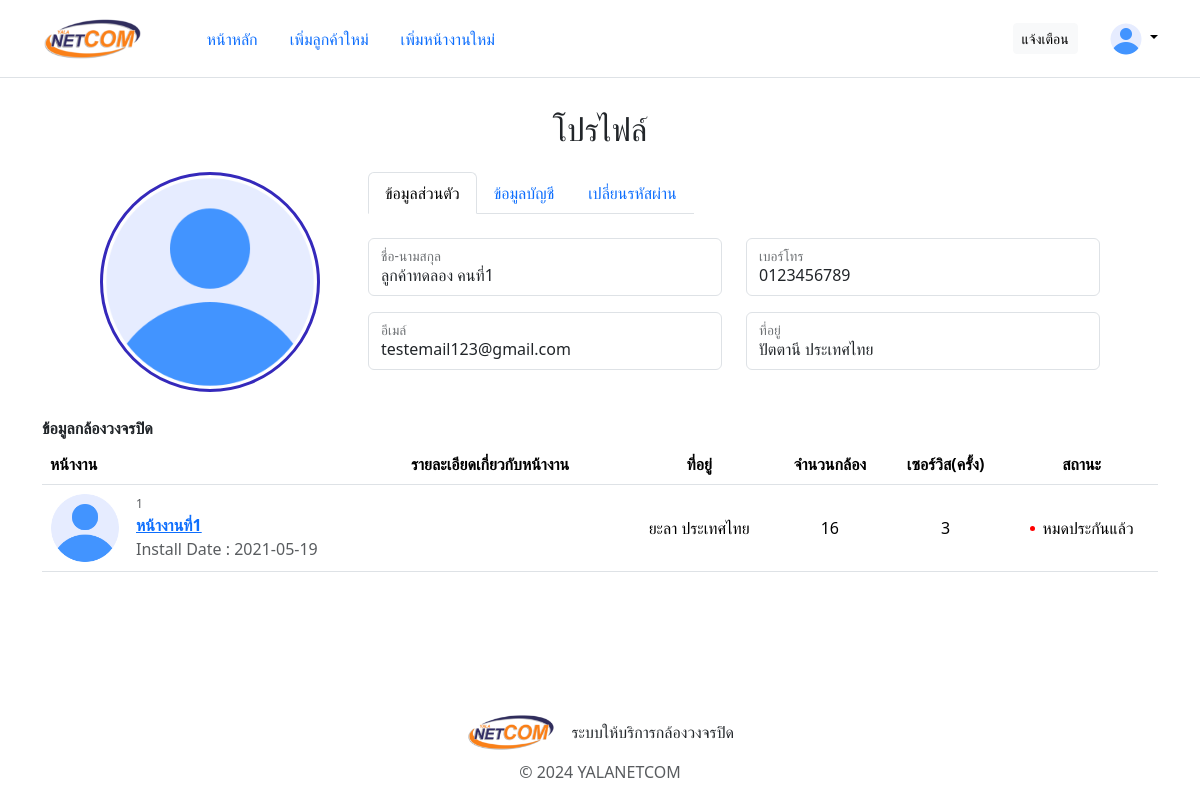
Before: /template/profile?user-id=3 (signed in) with the older database file.
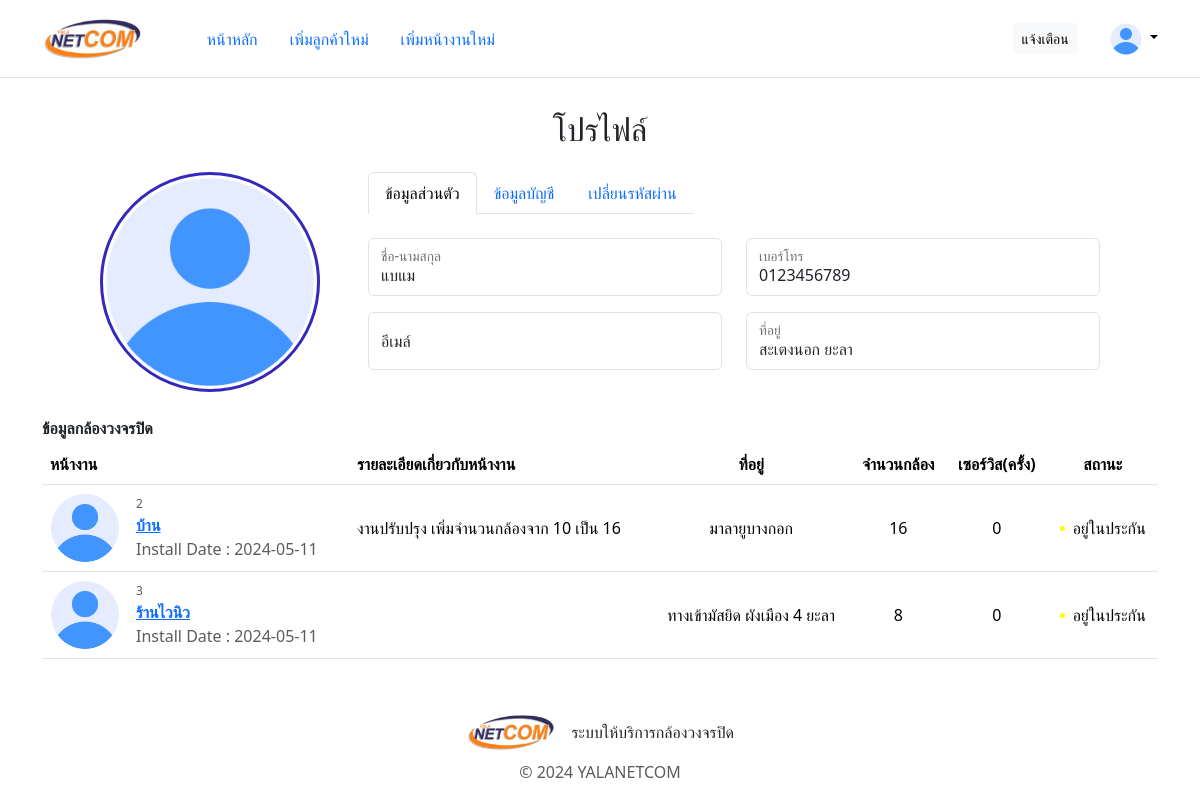
After: the same page with the newer database file.
### tables this page shows
CREATE TABLE `user` (
  `user_id` int(10) NOT NULL,
  `name_lastname` varchar(30) NOT NULL,
  `phone` varchar(25) NOT NULL,
  `email` varchar(30) NOT NULL,
  `address` varchar(30) NOT NULL,
  `img_type` varchar(5) DEFAULT NULL
);

CREATE TABLE `worksite` (
  `worksite_id` int(10) NOT NULL,
  `worksite_name` varchar(20) NOT NULL,
  `address` varchar(30) NOT NULL,
  `camera_number` int(3) NOT NULL,
  `install_date` date NOT NULL,
  `other_details` varchar(255) DEFAULT NULL,
  `user_id` int(10) NOT NULL
);

### template/profile/action/load-user.php (called while the page is built, shortened)
<?php
    require_once('../action/dbconnect.php');
    $user_id = $_GET['user-id'];
    try {
        $stmt = $con->prepare("
            SELECT * from user WHERE user.user_id = " . $user_id . "
        ");
        $stmt->execute();
        $user_info = $stmt->fetchAll(PDO::FETCH_ASSOC);
    } catch(PDOException $e) {
        echo "Connection failed: " . $e->getMessage();
    }
?>

### template/profile/action/load-worksites.php (called while the page is built)
<?php
    require_once('../action/dbconnect.php');
    $user_id = $_GET['user-id'];
    try {
        $stmt = $con->prepare("
            SELECT
                w.*,
                COUNT(DISTINCT n.noti_id) AS num_services,
                CASE
                    WHEN w.install_date < DATE_SUB(CURRENT_DATE(), INTERVAL 2 YEAR) THEN 0
                    ELSE 1
                END AS install_date_status
            FROM
                worksite w
            LEFT JOIN
                notification n ON w.worksite_id = n.worksite_id AND n.noti_status = 0
            WHERE
                w.user_id = " . $user_id . "
            GROUP BY
                w.worksite_id;
        ");
        $stmt->execute();
        $worksite_list = $stmt->fetchAll(PDO::FETCH_ASSOC);
    } catch(PDOException $e) {
        echo "Connection failed: " . $e->getMessage();
    }
?>

### template/profile/index.php (the view, shortened to what this page needs)
<?php
  require_once('action/load-user.php');
  require_once('action/load-worksites.php');
?>
<!DOCTYPE html>
<html lang="en">
<head>
  <link href="https://cdn.jsdelivr.net/npm/bootstrap@5.3.3/dist/css/bootstrap.min.css" rel="stylesheet">
  <link href="../../static/css/main.css" rel="stylesheet">
  <link href="../../static/css/view/profile.css" rel="stylesheet">
</head>
<body>
  <header class="p-3 mb-3 border-bottom">
    <div class="container">
      <div class="d-flex flex-wrap align-items-center justify-content-center justify-content-lg-start">
        <a href="../" class="d-flex align-items-center mb-2 mb-lg-0 link-body-emphasis text-decoration-none">
          <img src="../../static/image/logo-sm.png" height="45" alt="">
        </a>
        <ul class="nav nav-pills col-12 col-lg-auto me-lg-auto justify-content-center ms-5">
          <li class="nav-item"><a href="../" class="nav-link">หน้าหลัก</a></li>
          <li class="nav-item"><a href="../new-user.php" class="nav-link">เพิ่มลูกค้าใหม่</a></li>
          <li class="nav-item"><a href="../new-worksite.php" class="nav-link">เพิ่มหน้างานใหม่</a></li>
        </ul>
        <a href="../notify-services.php" class="btn btn-light me-3 btn-sm">แจ้งเตือน</a>
        <div class="dropdown text-end ms-3 ">
          <a href="#" class="d-block link-body-emphasis text-decoration-none dropdown-toggle" data-bs-toggle="dropdown" aria-expanded="false">
            <img src="../../uploads/user-img/<?php echo isset($_SESSION['admin-user-image']) ? $_SESSION['admin-user-image'] : "default.png" ; ?>" alt="mdo" width="32" height="32" class="rounded-circle">
          </a>
        </div>
      </div>
    </div>
  </header>
  <div class="container my-container">
    <h2 class="mt-3 text-center">โปรไฟล์</h2>
    <form class="about-user mt-3">
      <div tool class="user-img" onclick="document.getElementById('img-input').click()">
        <img src="../../uploads/user-img/<?php echo $user_info[0]['img_type'] != NULL ? $user_id . "." . $user_info[0]['img_type'] : 'default.png' ; ?>" alt="" id="user-img">
      </div>
      <div class="user-info ps-5">
        <div class="profile-nav pe-0">
          <ul class="nav nav-tabs">
            <li class="nav-item">
              <a class="nav-link active" href="">ข้อมูลส่วนตัว</a>
            </li>
            <li class="nav-item">
              <a class="nav-link" href="./account.php?user-id=<?php echo $user_id; ?>">ข้อมูลบัญชี</a>
            </li>
            <li class="nav-item">
              <a class="nav-link" href="./password-manage.php?user-id=<?php echo $user_id; ?>">เปลี่ยนรหัสผ่าน</a>
            </li>
          </ul>
        </div>
        <div class="col mt-4">
          <div class="row">
            <div class="col input-group mb-3">
              <div class="form-floating">
                <input type="text" class="form-control" placeholder="ชื่อ-นามสกุล" value="<?php echo $user_info[0]['name_lastname']; ?>">
                <label>ชื่อ-นามสกุล</label>
              </div>
            </div>
            <div class="col input-group mb-3">
              <div class="form-floating">
                <input type="text" class="form-control" placeholder="เบอร์โทร" value="<?php echo $user_info[0]['phone']; ?>">
                <label>เบอร์โทร</label>
              </div>
            </div>
          </div>
          <div class="row">
            <div class="col input-group mb-3">
              <div class="form-floating">
                <input type="text" class="form-control" placeholder="อีเมล์" value="<?php echo $user_info[0]['email']; ?>">
                <label>อีเมล์</label>
              </div>
            </div>
            <div class="col input-group mb-3">
              <div class="form-floating">
                <input type="text" class="form-control" placeholder="ที่อยู่" value="<?php echo $user_info[0]['address']; ?>">
                <label>ที่อยู่</label>
              </div>
            </div>
          </div>
        </div>
      </div>
    </form>
    <p style="width: 100%; font-weight: bold; text-align: left;" class="mb-0 pb-1 pt-4">ข้อมูลกล้องวงจรปิด</p>
    <div class="container p-0">
      <table class="table align-middle mb-0 bg-white">
        <thead>
          <tr>
            <th>หน้างาน</th>
            <th>รายละเอียดเกี่ยวกับหน้างาน</th>
            <th class="text-center">ที่อยู่</th>
            <th class="text-center">จำนวนกล้อง</th>
            <th class="text-center">เซอร์วิส(ครั้ง)</th>
            <th class="text-center">สถานะ</th>
          </tr>
        </thead>
        <tbody>
        <?php
          foreach ($worksite_list as $worksite) {
        ?>
          <tr>
            <td>
              <div class="d-flex align-items-center">
                <img src="../../uploads/worksite-img/default.png" alt="" style="width: 70px; height: 70px" class="rounded"/>
                <div class="ms-3 d-flex flex-column">
                  <p class="m-0 text-muted" style="font-size: 12px;"><?php echo $worksite['worksite_id']; ?></p>
                  <a href="./worksite-details.php?user-id=<?php echo $user_id?>&worksite-id=<?php echo $worksite['worksite_id']?>"><p class="fw-bold mb-0"><?php echo $worksite['worksite_name']; ?></p></a>
                  <p class="text-muted m-0">Install Date : <?php echo $worksite['install_date']; ?></p>
                </div>
              </div>
            </td>
            <td>
            <?php echo $worksite['other_details']; ?>
            </td>
            <td class="text-center">
              <?php echo $worksite['address']; ?>
            </td>
            <td class="text-center">
              <?php echo $worksite['camera_number']; ?>
            </td>
            <td class="text-center">
              <?php echo $worksite['num_services']; ?>
            </td>
            <td class="text-center">
              <div class="d-flex align-items-center justify-content-center">
                <?php
                  if($worksite['install_date_status']) {
                    echo '<div class="me-2" style="width: 5px; height: 5px; border-radius: 50%; background-color: yellow;"></div>อยู่ในประกัน';
                  }else {
                    echo '<div class="me-2" style="width: 5px; height: 5px; border-radius: 50%; background-color: red;"></div>หมดประกันแล้ว';
                  }
                ?>
              </div>
            </td>
          </tr>
        <?php
          }
        ?>
        </tbody>
      </table>
    </div>
  </div>
  <footer class="pt-3">
    <ul class="nav align-items-center justify-content-center mb-2">
      <img src="../../static/image/logo-sm.png" class="me-3" height="40" alt="">
      <li class="nav-item">ระบบให้บริการกล้องวงจรปิด</li>
    </ul>
    <p class="text-center text-body-secondary">© 2024 YALANETCOM</p>
  </footer>
</body>
</html>

### static/css/main.css (style rules this page uses)
* { margin: 0px; padding: 0px; font-family:'Segoe UI', Tahoma, Geneva, Verdana, sans-serif; }
html, body { height: 100%; display: flex; flex-direction: column; justify-content: space-between; }
.my-container { flex-grow: 1; }

### static/css/view/profile.css (style rules this page uses)
.my-container { flex-grow: 1; display: flex; flex-direction: column; justify-content: start; align-items: center; }

Changed rows visible on the page:
no longer on this page (row edited): worksite: worksite_id "1", worksite_name "หน้างานที่1", install_date "2021-05-19", address "ยะลา ประเทศไทย", camera_number "16", num_services "3", shows "หมดประกันแล้ว"
changed user: name_lastname "ลูกค้าทดลอง คนที่1" → "แบแม"; address "ปัตตานี ประเทศไทย" → "สะเตงนอก ยะลา"; email "testemail123@gmail.com" → (not shown)
added worksite: worksite_id "2", worksite_name "บ้าน", install_date "2024-05-11", other_details "งานปรับปรุง เพิ่มจำนวนกล้องจาก 10 เป็น 16", address "มาลายูบางกอก", camera_number "16", num_services "0", shows "อยู่ในประกัน"
now on this page (row edited): worksite: worksite_id "3", worksite_name "ร้านไวนิว", install_date "2024-05-11", address "ทางเข้ามัสยิด ผังเมือง 4 ยะลา", camera_number "8", num_services "0", shows "อยู่ในประกัน"
